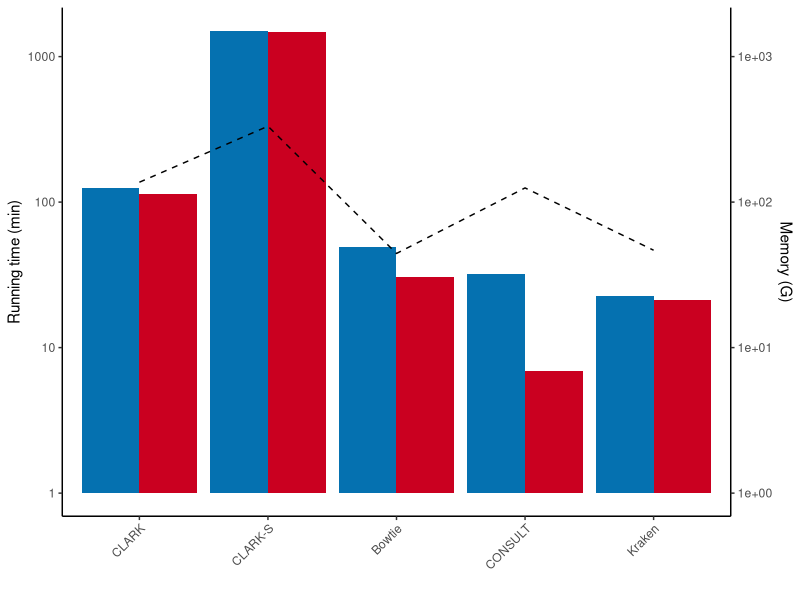
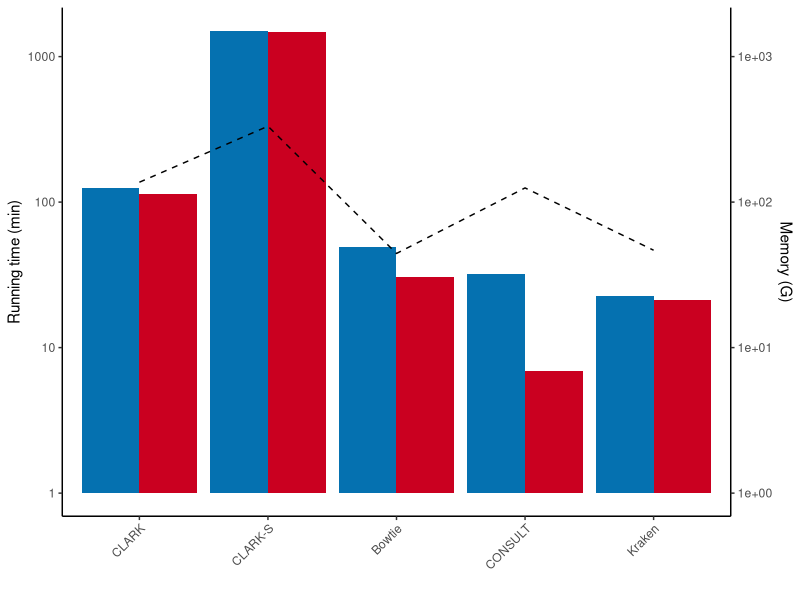

R code for these plots, in order:
require(ggplot2); require(scales)
library("readxl")
library(plotrix)
setwd(dirname(rstudioapi::getActiveDocumentContext()$path))
getwd()

df <- read_excel("tools_runtime_1004.xlsx")
#print (df)
head (df)
colnames(df)


#"#2166ac", "#b2182b"
#"#0571b0", "#ca0020"

df$threads<-as.factor(df$threads)
df$tool <- factor(df$tool, levels=c("CLARK", "CLARK-S", "Bowtie", "CONSULT", "Kraken"))

ggplot(df, aes(x=tool, y = time_min, group = threads))+
  geom_bar(aes(fill = threads), stat="identity", position=position_dodge())+
  geom_line(mapping = aes(x = df$tool, y = df$memory_G), color = "black", linetype = "dashed") + 
  theme_classic()+
  #theme_minimal()+
  scale_x_discrete(name = "")+
  #scale_color_brewer(palette = "Dark2")+
  scale_fill_manual(values=c("#0571b0", "#ca0020"), name="", labels=c("1 thread","24 threads"))+
  theme(axis.text.x=element_text(angle=45, hjust=1))+
  scale_y_continuous(name = "Running time (min)", trans = "log10", sec.axis = sec_axis(~./1, name = "Memory (G)"))+
  #ylab(expression(-log[10]))+
  theme(legend.position = c(0.5,-0.22), legend.margin=margin(t = -0.1, unit='cm'), legend.direction="horizontal")
ggsave("tools_runtime.pdf",width=5,height = 4)
